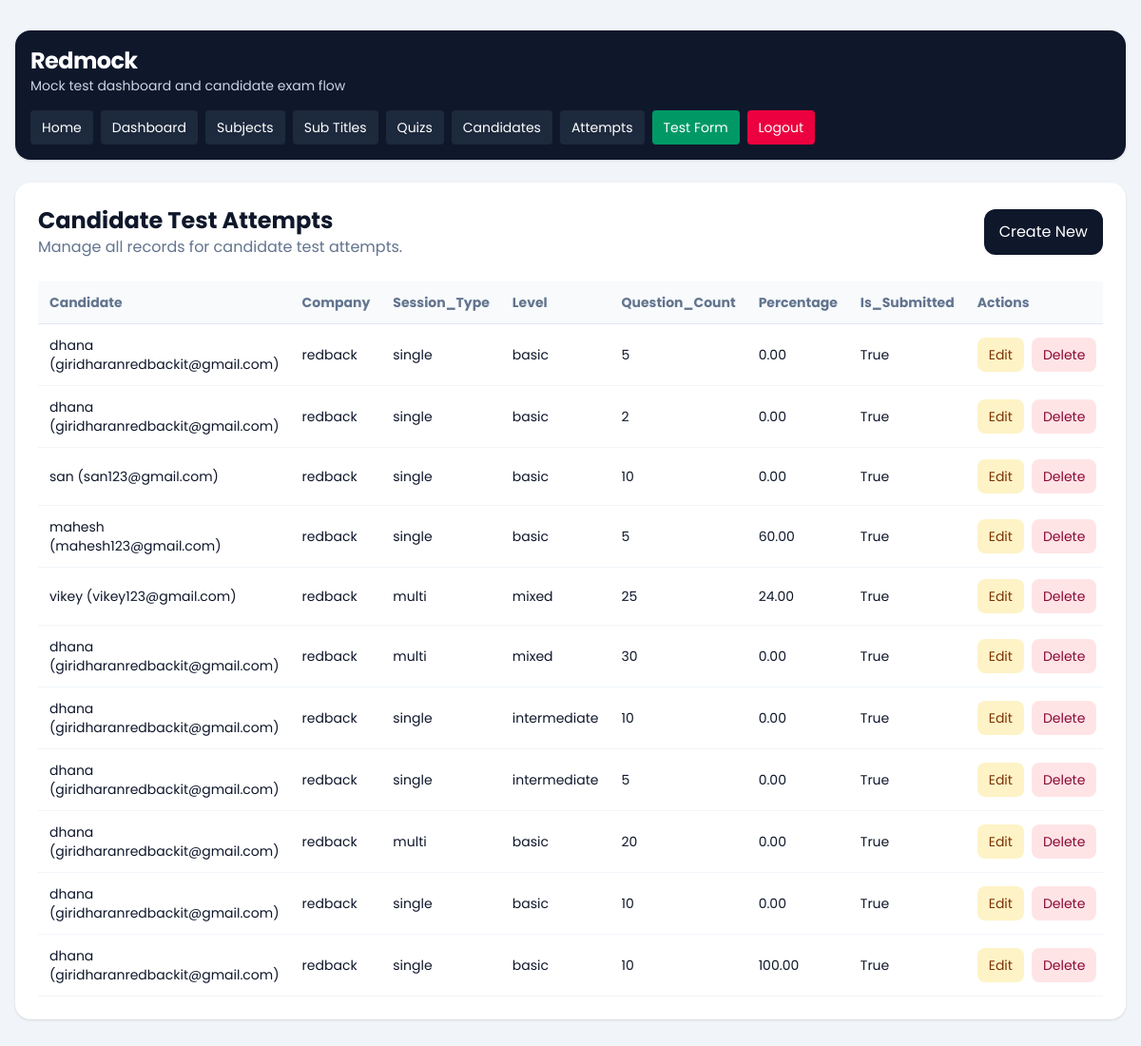
/dashboard/attempts/ (signed in), run on an earlier commit of the app's database.
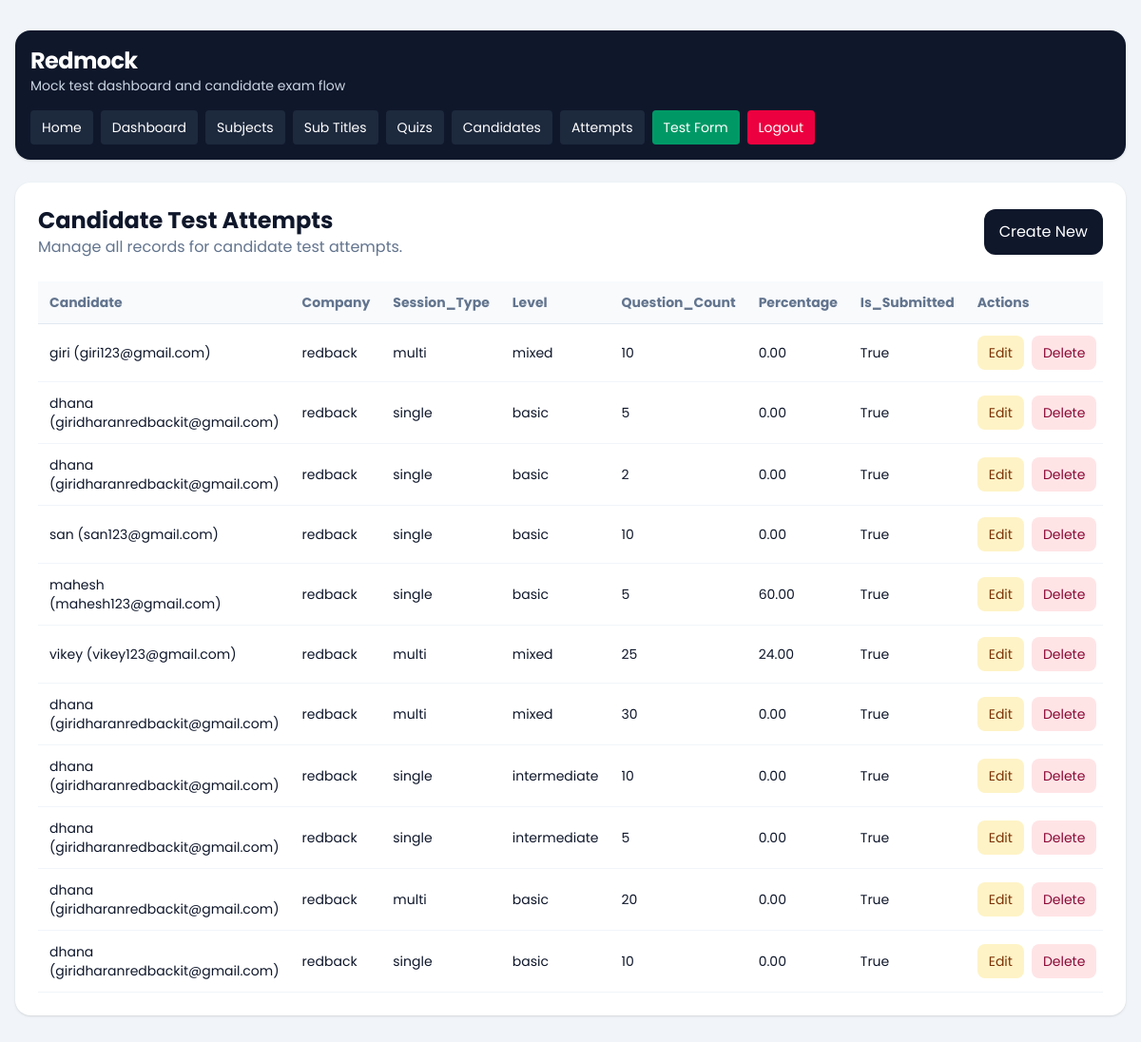
And on a later commit of the database.
### quiz/models.py (models this page shows, shortened)
class CandidateTestAttempt(models.Model):
    SESSION_SINGLE = 'single'
    SESSION_MULTI = 'multi'
    SESSION_CHOICES = [
        (SESSION_SINGLE, 'Single'),
        (SESSION_MULTI, 'Multi'),
    ]
    candidate = models.ForeignKey(Candidate, on_delete=models.CASCADE, related_name='attempts')
    company = models.ForeignKey(Company, on_delete=models.CASCADE, related_name='attempts')
    session_type = models.CharField(max_length=10, choices=SESSION_CHOICES)
    level = models.CharField(max_length=20)
    question_count = models.PositiveIntegerField()
    duration_minutes = models.PositiveIntegerField()
    selected_subjects = models.JSONField(default=list, blank=True)
    selected_sub_titles = models.JSONField(default=list, blank=True)
    answers_json = models.JSONField(default=list, blank=True)
    correct_count = models.PositiveIntegerField(default=0)
    wrong_count = models.PositiveIntegerField(default=0)
    percentage = models.DecimalField(max_digits=5, decimal_places=2, default=0)
    started_at = models.DateTimeField(blank=True, null=True)
    submitted_at = models.DateTimeField(blank=True, null=True)
    is_submitted = models.BooleanField(default=False)
    created_at = models.DateTimeField(auto_now_add=True)
    class Meta:
        ordering = ['-created_at']

class Candidate(models.Model):
    name = models.CharField(max_length=150)
    email = models.EmailField()
    designation_tech = models.CharField(max_length=150)
    created_at = models.DateTimeField(auto_now_add=True)
    class Meta:
        ordering = ['name']
    def __str__(self):
        return f'{self.name} ({self.email})'

### dashboard/models.py (models this page shows)
class Company(models.Model):
    name = models.CharField(max_length=150)
    image = models.ImageField(upload_to='company/', blank=True, null=True)
    email = models.EmailField(unique=True)
    password = models.CharField(max_length=128)
    is_active = models.BooleanField(default=True)
    created_at = models.DateTimeField(auto_now_add=True)
    updated_at = models.DateTimeField(auto_now=True)
    class Meta:
        ordering = ['name']
        verbose_name_plural = 'Companies'
    def __str__(self):
        return self.name

### dashboard/views.py (the view)
# urls.py: path('attempts/', views.attempt_list, name='attempt_list'),
@company_login_required
def attempt_list(request):
    queryset = CandidateTestAttempt.objects.filter(company=request.company).select_related('candidate', 'company')
    return render_crud_list(
        request,
        queryset=queryset,
        title='Candidate Test Attempts',
        create_url='dashboard:attempt_create',
        edit_url_name='dashboard:attempt_update',
        delete_url_name='dashboard:attempt_delete',
        fields=[
            'candidate',
            'company',
            'session_type',
            'level',
            'question_count',
            'percentage',
            'is_submitted',
        ],
    )

### dashboard/templatetags/dashboard_extras.py (called while the page is built)
@register.filter
def getattribute(obj, attr_name):
    return getattr(obj, attr_name)

### dashboard/views.py (called while the page is built)
def get_logged_in_company(request):
    company_id = request.session.get('company_id')
    if not company_id:
        return None
    return Company.objects.filter(id=company_id, is_active=True).first()

def company_login_required(view_func):
    @wraps(view_func)
    def wrapper(request, *args, **kwargs):
        company = get_logged_in_company(request)
        if not company:
            return redirect(f"{reverse('dashboard:login')}?next={request.path}")
        request.company = company
        return view_func(request, *args, **kwargs)
    return wrapper

def render_crud_list(request, *, queryset, title, create_url, edit_url_name, delete_url_name, fields):
    context = {
        'title': title,
        'objects': queryset,
        'create_url': create_url,
        'edit_url_name': edit_url_name,
        'delete_url_name': delete_url_name,
        'fields': fields,
    }
    return render(request, 'dashboard/crud_list.html', context)

### templates/dashboard/crud_list.html (shortened to what this page needs)
{% extends "base.html" %}
{% load dashboard_extras %}
{% block content %}
{% include 'dashboard/header.html' %}
<section class="rounded-2xl bg-white p-6 shadow-sm">
    <div class="mb-6 flex flex-col gap-3 sm:flex-row sm:items-center sm:justify-between">
        <div>
            <h1 class="text-2xl font-bold">{{ title }}</h1>
            <p class="text-slate-500">Manage all records for {{ title|lower }}.</p>
        </div>
        <a href="{% url create_url %}" class="rounded-xl bg-slate-900 px-4 py-3 text-white">Create New</a>
    </div>
    <div class="overflow-x-auto">
        <table class="min-w-full text-left text-sm">
            <thead class="border-b border-slate-200 bg-slate-50 text-slate-500">
                <tr>
                    {% for field in fields %}
                        <th class="px-3 py-3">{{ field|title }}</th>
                    {% endfor %}
                    <th class="px-3 py-3">Actions</th>
                </tr>
            </thead>
            <tbody>
                {% for object in objects %}
                    <tr class="border-b border-slate-100">
                        {% for field in fields %}
                            <td class="px-3 py-3">{{ object|getattribute:field }}</td>
                        {% endfor %}
                        <td class="px-3 py-3">
                            <div class="flex gap-2">
                                <a href="{% url edit_url_name object.pk %}" class="rounded-lg bg-amber-100 px-3 py-2 text-amber-900">Edit</a>
                                <a href="{% url delete_url_name object.pk %}" class="rounded-lg bg-rose-100 px-3 py-2 text-rose-900">Delete</a>
                            </div>
                        </td>
                    </tr>
                {% empty %}
                    <tr>
                        <td colspan="{{ fields|length|add:1 }}" class="px-3 py-8 text-center text-slate-500">
                            No records found.
                        </td>
                    </tr>
                {% endfor %}
            </tbody>
        </table>
    </div>
</section>
{% endblock %}

### templates/base.html (shortened to what this page needs)
{% load static %}
<!DOCTYPE html>
<html lang="en">
<head>
    <link rel="stylesheet" href="{% static 'css/tailwind-build.css' %}">
</head>
<body class="min-h-screen bg-slate-100 text-slate-900" style="font-family: 'Poppins', sans-serif;">
    <div class="min-h-screen">
        <main class="mx-auto max-w-7xl px-4 py-8">
            {% block content %}{% endblock %}
        </main>
    </div>
</body>
</html>

### templates/dashboard/header.html
<header class="bg-slate-900 text-white shadow mb-6 rounded-2xl">
    <div class="mx-auto flex max-w-7xl flex-wrap items-center justify-between gap-4 px-4 py-4">
        <div>
            <a href="/" class="text-2xl font-bold tracking-tight">Redmock</a>
            <p class="text-sm text-slate-300">Mock test dashboard and candidate exam flow</p>
        </div>
        <nav class="flex flex-wrap gap-2 text-sm">
            <a href="/" class="rounded bg-slate-800 px-3 py-2 hover:bg-slate-700">Home</a>
            {% if request.session.company_id %}
                <a href="/dashboard/" class="rounded bg-slate-800 px-3 py-2 hover:bg-slate-700">Dashboard</a>
                <a href="/dashboard/subjects/" class="rounded bg-slate-800 px-3 py-2 hover:bg-slate-700">Subjects</a>
                <a href="/dashboard/subtitles/" class="rounded bg-slate-800 px-3 py-2 hover:bg-slate-700">Sub Titles</a>
                <a href="/dashboard/quizzes/" class="rounded bg-slate-800 px-3 py-2 hover:bg-slate-700">Quizs</a>
                <a href="/dashboard/candidates/" class="rounded bg-slate-800 px-3 py-2 hover:bg-slate-700">Candidates</a>
                <a href="/dashboard/attempts/" class="rounded bg-slate-800 px-3 py-2 hover:bg-slate-700">Attempts</a>
                <a href="/quiz/start/" class="rounded bg-emerald-600 px-3 py-2 hover:bg-emerald-500">Test Form</a>
                <a href="/dashboard/logout/" class="rounded bg-rose-600 px-3 py-2 hover:bg-rose-500">Logout</a>
            {% else %}
                <a href="/dashboard/login/" class="rounded bg-slate-800 px-3 py-2 hover:bg-slate-700">Dashboard Login</a>
            {% endif %}
        </nav>
    </div>
</header>

What changed in the data, as far as the page shows it:
removed CandidateTestAttempt: fields "dhana (giridharanredbackit@gmail.com)" "redback" "single" "basic" "10" "100.00" "True"
added CandidateTestAttempt: fields "giri (giri123@gmail.com)" "redback" "multi" "mixed" "10" "0.00" "True"
